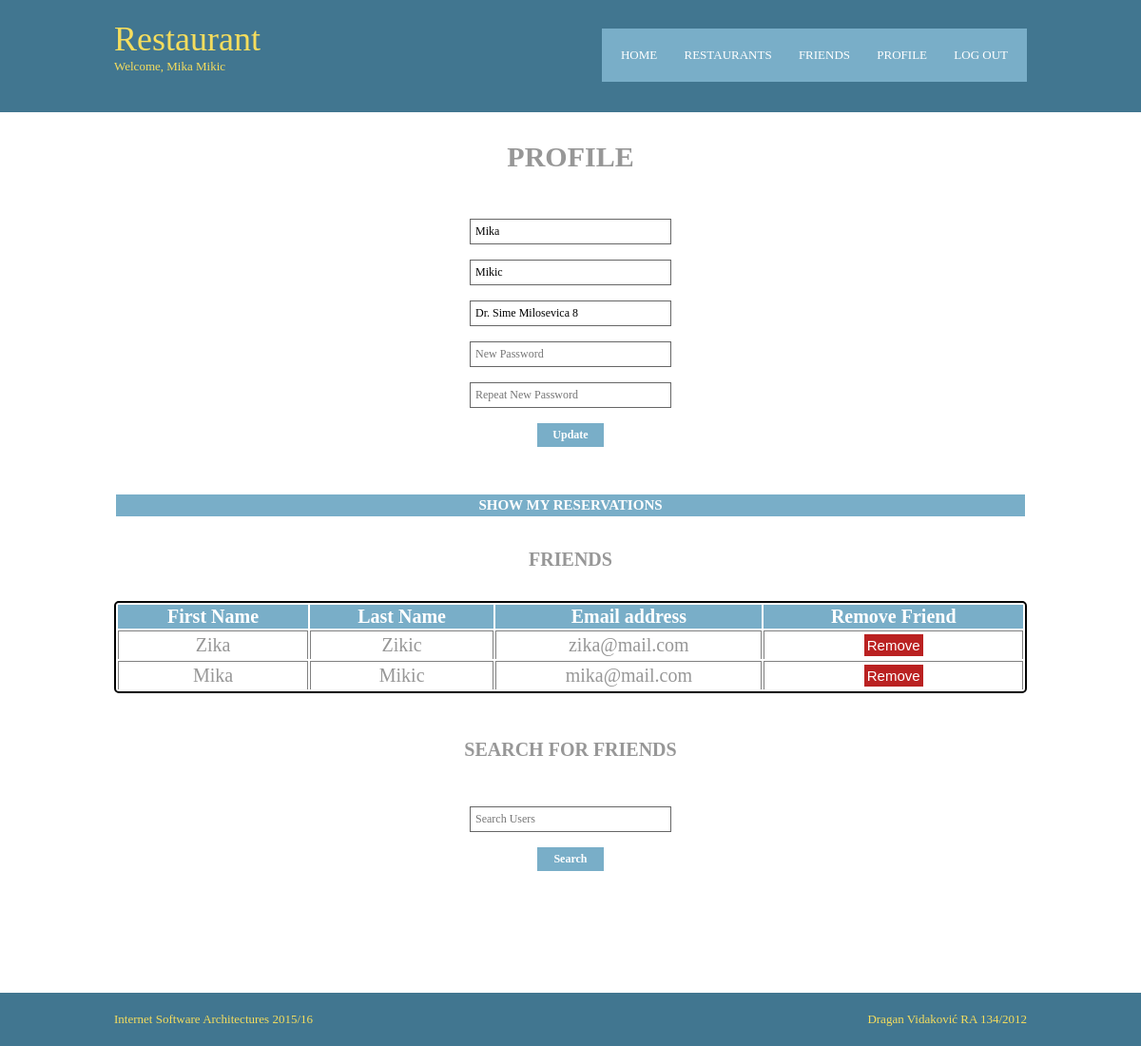
The page /restaurant/profile/2/ (signed in) on the database its author committed.
### restaurant/models.py (models this page shows, shortened)
class Guest(models.Model):
    user = models.OneToOneField(User, on_delete=models.CASCADE)
    address = models.CharField(max_length=200, null=True, blank=True)

### restaurant/views.py (the view)
# urls.py: url(r'^profile/(?P<guest_id>[0-9]+)/$', views.profile, name='profile'),
@login_required(login_url='/')
def profile(request, guest_id):
    this_guest = get_object_or_404(Guest, pk=guest_id)
    friends_list = get_friends_list(this_guest)
    return render(request, 'restaurant/profile.html', context={
        'guest': this_guest,
        'friends': friends_list
    })

### restaurant/views.py (called while the page is built)
def get_friends_list(this_guest):
    friendship_user = Friendship.objects.filter(user=this_guest)
    friendship_friend = Friendship.objects.filter(friend=this_guest)
    friends_list = []
    for f in friendship_user:
        friend = f.friend
        if friend not in friends_list:
            friends_list.append(friend)
    for f in friendship_friend:
        friend = f.user
        if friend not in friends_list:
            friends_list.append(friend)
    return friends_list

### restaurant/templates/restaurant/profile.html (shortened to what this page needs)
<!DOCTYPE html>
<html>
<head>
    {% load staticfiles %}
<link rel="stylesheet" href="{% static 'restaurant/layout.css' %}" type="text/css">
</head>
<body>
<div class="wrapper row1">
  <header id="header" class="clear">
    <div id="hgroup">
      <h1>Restaurant</h1>
	  <h2>Welcome, {{ user.get_full_name }}</h2>
    </div>
    <nav>
      <ul>
          <li><a href="{% url 'restaurant:guest' guest.id %}">Home</a></li>
          <li><a href="{% url 'restaurant:restaurantlist' guest.id %}">Restaurants</a></li>
          <li><a href="{% url 'restaurant:friends' guest.id %}">Friends</a></li>
          <li><a href="{% url 'restaurant:profile' guest.id %}">Profile</a></li>
          <li class="last"><a href="{% url 'restaurant:logout' %}">Log Out</a></li>
      </ul>
    </nav>
  </header>
</div>
<div class="wrapper row2">
  <div id="container" class="clear">
    <section id="slider" class="clear">
        <h1>Profile</h1>
        <br />
        <br />
        <form action="{% url 'restaurant:update' guest.id %}" method="post" class="menu_item">
              <br />
              {% if user.first_name %}
                  <input id = "name" name = "first_name" type="text" value="{{ user.first_name }}">
                  {% else %}
                  <input id= "name" name="first_name" type="text" placeholder="First Name">
              {% endif %}
              <br />
              {% if user.last_name %}
                  <input id = "name" name = "last_name" type="text" value="{{ user.last_name }}">
                  {% else %}
                  <input id= "name" name="last_name" type="text" placeholder="Last Name">
              {% endif %}
              <br />
              {% if guest.address %}
                  <input id = "name" name = "address" type="text" value="{{ guest.address }}">
                  {% else %}
                  <input id= "name" name="address" type="text" placeholder="Address">
              {% endif %}
              <br />
              <input id= "name" name = "password1" type="password" placeholder="New Password"  pattern=".{8,30}"  title="8 characters minimum, 30 maximum">
              <br />
              <input id= "name" name = "password2" type="password" placeholder="Repeat New Password"  pattern=".{8,30}"  title="8 characters minimum, 30 maximum">
              <br />
              <input type="submit" id = "sf_submit" value="Update">
              <br />
        </form>
        <br />
        <br />
        <h1><a id="edit" href="{% url 'restaurant:myreservations' guest.id %}">Show my Reservations</a></h1>
        <br />
        <br />
        <h2>Friends</h2>
        <br />
        <br />
        <table id="visits" class="sortable">
            <thead>
                <th>First Name</th>
                <th>Last Name</th>
                <th>Email address</th>
                <th>Remove Friend</th>
            </thead>
            {% for friend in friends %}
                <tr>
                    <td>{{ friend.user.first_name }}</td>
                    <td>{{ friend.user.last_name }}</td>
                    <td>{{ friend.user.email }}</td>
                    <td><a href="{% url 'restaurant:disconnect' guest.id friend.id %}"><button id="delete">Remove</button></a></td>
                </tr>
            {% endfor %}
        </table>
        <br />
        <br />
        <br />
        <h2>Search for friends</h2>
        <br />
        <br />
        <form action="{% url 'restaurant:searching' guest.id %}" method="post" class="menu_item">
              <br />
              <input id = "name" name = "name" type="text" required placeholder="Search Users">
              <br />
              <input type="submit" id = "sf_submit" value="Search">
              <br />
        </form>
        <br />
        <br />
    </section>
  </div>
</div>
<div class="wrapper row3">
  <footer id="footer" class="clear">
    <p class="fl_left">Internet Software Architectures 2015/16</p>
    <p class="fl_right">Dragan Vidaković RA 134/2012</p>
  </footer>
</div>
</body>
</html>

### restaurant/static/restaurant/layout.css (style rules this page uses)
html { overflow-y:scroll; }
body { margin:0; padding:0; font-size:13px; font-family:Georgia, "Times New Roman", Times, serif; color:#919191; background-color:#417690; }
.clear:after { content:"."; display:block; height:0; clear:both; visibility:hidden; line-height:0; }
.clear { display:block; clear:both; }
a { outline:none; text-decoration:none; }
.fl_left { float:left; }
.fl_right { float:right; }
address, article, aside, figcaption, figure, footer, header, nav, section { display:block; margin:0; padding:0; }
div.wrapper { display:block; width:100%; margin:0; padding:0; text-align:left; }
.row1, .row1 a { color:#F5DD5D; background-color:#417690; }
.row2 { color:#979797; background-color:#FFFFFF; }
.row2 a { color:#FF9900; background-color:#FFFFFF; }
.row3, .row3 a { color:#F5DD5D; background-color:#417690; }
#header, #container, #footer { display:block; width:960px; margin:0 auto; }
nav ul { margin:0; padding:0; list-style:none; }
h1, h2, h3, h4, h5, h6 { margin:0; padding:0; font-size:16px; font-weight:bold; font-style:normal; line-height:normal; text-transform:uppercase; }
form, fieldset, legend { margin:0; padding:0; border:none; }
input, textarea, select { font-size:12px; font-family:Georgia,"Times New Roman",Times,serif; }
#header { padding:20px 0; }
#header #hgroup { float:left; margin:0 0 20px 0; }
#header #hgroup h1, #header #hgroup h2 { font-weight:normal; text-transform:none; }
#header #hgroup h1 { font-size:36px; }
#header #hgroup h2 { font-size:13px; }
#header nav { display:block; float:right; margin:10px 0 0 0; padding:20px 0; color:#FFFFFF; background-color:#79AEC8; }
#header nav ul { padding:0 20px; }
#header nav li { display:inline; margin-right:25px; text-transform:uppercase; }
#header nav li.last { margin-right:0; }
#header nav li a { color:#FFFFFF; background-color:#79AEC8; }
#container { padding:30px 0; }
#container section { display:block; width:100%; margin:0 0 50px 0; padding:0; }
#container #slider form { display: block; width: 290px; float: none; margin: auto; padding: 0; }
#container #slider form input { display: block; float: none; width: 200px; margin: auto; padding: 5px; border:1px solid #666666; }
#container #slider form #sf_submit { display: block; float: none; margin:auto; width: 70px; font-size: 12px; font-weight: bold; color:#FFFFFF; background-color: #79AEC8; border: none; cursor: pointer; }
#container h1 { display: block; float: none; margin: auto; font-size: 30px; font-weight: bold; text-align: center; }
#container h2 { display: block; float: none; margin: auto; font-size: 20px; font-weight: bold; text-align: center; }
#container #delete { display: block; float: none; margin: auto; font-size: 15px; color: #FFFFFF; background-color: #BA2121; border: 2px solid; cursor: pointer; padding: 3px; }
#container #edit { display: block; float: none; margin: auto; font-size: 15px; color: #FFFFFF; background-color: #79AEC8; border: 2px solid; cursor: pointer; padding: 3px; }
table#visits { margin-left: auto; margin-right: auto; width: 100%; border: 2px solid black; border-radius: 5px; text-align: center; font-size: 20px; }
table#visits th { color: #FFFFFF; background-color: #79AEC8; }
table#visits td { border-left: 1px solid grey; border-right: 1px solid grey; border-top: 1px solid grey; }
#footer { padding:20px 0; }
#footer p { margin:0; padding:0; }

### rows shown on the page
Guest: address "Dr. Sime Milosevica 8"
Guest: user.first_name "Zika", user.last_name "Zikic", user.email "zika@mail.com"
Guest: user.first_name "Mika", user.last_name "Mikic", user.email "mika@mail.com"

### other values the page prints
{{ user.get_full_name }} "Mika Mikic"
